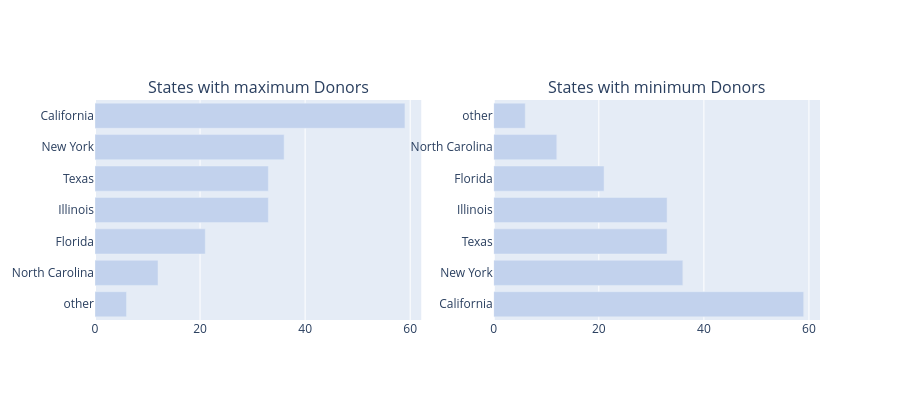

The notebook cell this image was saved under:
### Code cell


### Figure 1 — Plotly figure (JSON) as saved in the notebook; plotly's stock layout.template omitted (floating-point values rounded to 4 significant figures)
{"data": [{"marker": {"color": "#c2d2ed"}, "orientation": "h", "type": "bar", "x": [6, 12, 21, 33, 33, 36, 59], "xaxis": "x", "y": ["other", "North Carolina", "Florida", "Illinois", "Texas", "New York", "California"], "yaxis": "y"}, {"marker": {"color": "#c2d2ed"}, "orientation": "h", "type": "bar", "x": [59, 36, 33, 33, 21, 12, 6], "xaxis": "x2", "y": ["California", "New York", "Texas", "Illinois", "Florida", "North Carolina", "other"], "yaxis": "y2"}], "layout": {"annotations": [{"font": {"size": 16}, "showarrow": false, "text": "States with maximum Donors", "x": 0.225, "xanchor": "center", "xref": "paper", "y": 1, "yanchor": "bottom", "yref": "paper"}, {"font": {"size": 16}, "showarrow": false, "text": "States with minimum Donors", "x": 0.775, "xanchor": "center", "xref": "paper", "y": 1, "yanchor": "bottom", "yref": "paper"}], "height": 400, "showlegend": false, "xaxis": {"anchor": "y", "domain": [0, 0.45]}, "xaxis2": {"anchor": "y2", "domain": [0.55, 1]}, "yaxis": {"anchor": "x", "domain": [0, 1]}, "yaxis2": {"anchor": "x2", "domain": [0, 1]}}}
